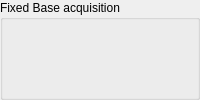
        <widget class="QGroupBox" name="fixed_group">
          <property name="minimumSize">
            <size>
              <width>0</width>
              <height>0</height>
            </size>
          </property>
          <property name="maximumSize">
            <size>
              <width>16777215</width>
              <height>16777215</height>
            </size>
          </property>
          <property name="title">
            <string>Fixed Base acquisition</string>
          </property>
          <layout class="QGridLayout" name="layout58" columnstretch="0,0,0">
            <property name="leftMargin">
              <number>9</number>
            </property>
            <property name="topMargin">
              <number>9</number>
            </property>
            <property name="rightMargin">
              <number>9</number>
            </property>
            <property name="bottomMargin">
              <number>9</number>
            </property>
            <property name="spacing">
              <number>6</number>
            </property>
            <item row="0" column="0" rowspan="1" colspan="1">
              <widget class="QWidget" name="fixed_values_position">
                <property name="engineeringLabel" stdset="0">
                  <string>WGS84 position</string>
                </property>
                <layout class="QVBoxLayout" name="fixed_values_position_layout">
                  <property name="leftMargin">
                    <number>0</number>
                  </property>
                  <property name="topMargin">
                    <number>0</number>
                  </property>
                  <property name="rightMargin">
                    <number>0</number>
                  </property>
                  <property name="bottomMargin">
                    <number>0</number>
                  </property>
                </layout>
              </widget>
            </item>
            <item row="0" column="1" rowspan="1" colspan="1">
              <widget class="QWidget" name="fixed_values_height">
                <property name="engineeringLabel" stdset="0">
                  <string>Height</string>
                </property>
                <layout class="QVBoxLayout" name="fixed_values_height_layout">
                  <property name="leftMargin">
                    <number>0</number>
                  </property>
                  <property name="topMargin">
                    <number>0</number>
                  </property>
                  <property name="rightMargin">
                    <number>0</number>
                  </property>
                  <property name="bottomMargin">
                    <number>0</number>
                  </property>
                </layout>
              </widget>
            </item>
            <item row="0" column="2" rowspan="1" colspan="1">
              <widget class="QWidget" name="fixed_values_gnss_fix_stage">
                <property name="engineeringLabel" stdset="0">
                  <string>GNSS Fixed 단계 (수신기 raw)</string>
                </property>
                <layout class="QVBoxLayout" name="fixed_values_gnss_fix_stage_layout">
                  <property name="leftMargin">
                    <number>0</number>
                  </property>
                  <property name="topMargin">
                    <number>0</number>
                  </property>
                  <property name="rightMargin">
                    <number>0</number>
                  </property>
                  <property name="bottomMargin">
                    <number>0</number>
                  </property>
                </layout>
              </widget>
            </item>
            <item row="1" column="0" rowspan="1" colspan="1">
              <widget class="QWidget" name="fixed_values_fix">
                <property name="engineeringLabel" stdset="0">
                  <string>Base fix (임시 · 좌표 확보 단계)</string>
                </property>
                <layout class="QVBoxLayout" name="fixed_values_fix_layout">
                  <property name="leftMargin">
                    <number>0</number>
                  </property>
                  <property name="topMargin">
                    <number>0</number>
                  </property>
                  <property name="rightMargin">
                    <number>0</number>
                  </property>
                  <property name="bottomMargin">
                    <number>0</number>
                  </property>
                </layout>
              </widget>
            </item>
            <item row="1" column="1" rowspan="1" colspan="1">
              <widget class="QWidget" name="fixed_values_samples">
                <property name="engineeringLabel" stdset="0">
                  <string>Samples</string>
                </property>
                <layout class="QVBoxLayout" name="fixed_values_samples_layout">
                  <property name="leftMargin">
                    <number>0</number>
                  </property>
                  <property name="topMargin">
                    <number>0</number>
                  </property>
                  <property name="rightMargin">
                    <number>0</number>
                  </property>
                  <property name="bottomMargin">
                    <number>0</number>
                  </property>
                </layout>
              </widget>
            </item>
            <item row="1" column="2" rowspan="1" colspan="1">
              <widget class="QWidget" name="fixed_values_scatter">
                <property name="engineeringLabel" stdset="0">
                  <string>Scatter H/V</string>
                </property>
                <layout class="QVBoxLayout" name="fixed_values_scatter_layout">
                  <property name="leftMargin">
                    <number>0</number>
                  </property>
                  <property name="topMargin">
                    <number>0</number>
                  </property>
                  <property name="rightMargin">
                    <number>0</number>
                  </property>
                  <property name="bottomMargin">
                    <number>0</number>
                  </property>
                </layout>
              </widget>
            </item>
            <item row="2" column="0" rowspan="1" colspan="1">
              <widget class="QWidget" name="fixed_values_reconfigure">
                <property name="engineeringLabel" stdset="0">
                  <string>Apply verification</string>
                </property>
                <layout class="QVBoxLayout" name="fixed_values_reconfigure_layout">
                  <property name="leftMargin">
                    <number>0</number>
                  </property>
                  <property name="topMargin">
                    <number>0</number>
                  </property>
                  <property name="rightMargin">
                    <number>0</number>
                  </property>
                  <property name="bottomMargin">
                    <number>0</number>
                  </property>
                </layout>
              </widget>
            </item>
            <item row="2" column="1" rowspan="1" colspan="1">
              <widget class="QWidget" name="fixed_values_ntrip_delta">
                <property name="engineeringLabel" stdset="0">
                  <string>NTRIP 연결 전/후</string>
                </property>
                <layout class="QVBoxLayout" name="fixed_values_ntrip_delta_layout">
                  <property name="leftMargin">
                    <number>0</number>
                  </property>
                  <property name="topMargin">
                    <number>0</number>
                  </property>
                  <property name="rightMargin">
                    <number>0</number>
                  </property>
                  <property name="bottomMargin">
                    <number>0</number>
                  </property>
                </layout>
              </widget>
            </item>
          </layout>
        </widget>
